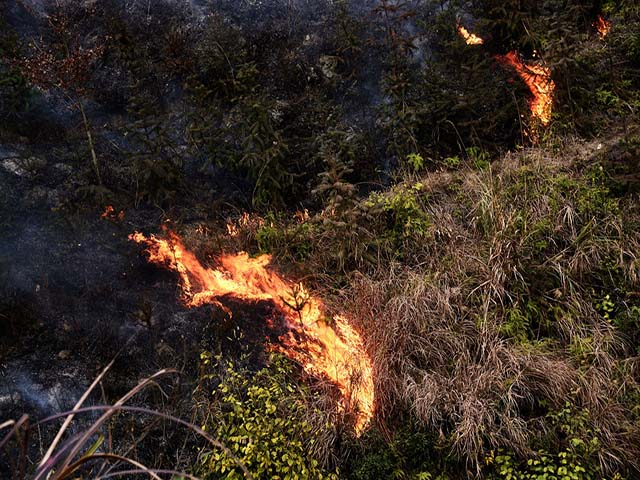
//> input picture 1.jpg, 640 x 480 px
$ ./RGB   (built with g++ and OpenCV 4)
//> lines starting //> are read from the running program, lines starting //| are printed output that depends on the picture; after the words box and inside, x2 and y2 are one past the last pixel; in counts of white or black regions, pixels touching at a corner belong together

//本程序为在HSV颜色空间，利用圆形度信息识别图片中的火焰
//需要配置电脑环境变量，配置VS包含目录、库目录和链接器中的附加依赖项
#include<time.h>//计算程序运行时间
#include<iostream>
#include<opencv2/highgui/highgui.hpp>
#include<opencv2/opencv.hpp>
#include<opencv2/imgproc/imgproc.hpp>

using namespace cv;
using namespace std;

RNG rng(time(0));

int main(void)
{
    //读取待测图片
    Mat srcImage = imread("F:\\图片处理\\Picture\\干扰\\4\\1.jpg");//出自highgui.hpp;
//> srcImage is the input picture: 480 rows x 640 cols, CV_8UC3; mean B, G, R 36.3, 46.7, 59.9
    imshow("srcImage", srcImage);

    while (1)
    {
        Mat rgbPicture = srcImage.clone();
        Mat hsvPicture = srcImage.clone();
        Mat fireExtractPicture = srcImage.clone();//深拷贝

        clock_t start = clock();//开始时间
        /*提取火焰图片的颜色特征*/
        //在HSV颜色空间进行筛选
        cvtColor(rgbPicture, hsvPicture, CV_BGR2HSV);
//> hsvPicture: 480 rows x 640 cols, CV_8UC3; mean H, S, V 47.5, 116, 61.3
        //imshow("hsvPicture", hsvPicture);
        for (int i = 0; i < hsvPicture.rows; i++)
        {
            for (int j = 0; j < hsvPicture.cols; j++)
            {
                if ((hsvPicture.ptr<Vec3b>(i)[j][0] >= 0 && hsvPicture.ptr<Vec3b>(i)[j][0] <= 60) && (hsvPicture.ptr<Vec3b>(i)[j][1] >= 90 && hsvPicture.ptr<Vec3b>(i)[j][1] <= 255) && (hsvPicture.ptr<Vec3b>(i)[j][2] >= 180 && hsvPicture.ptr<Vec3b>(i)[j][2] <= 255))//HSV的取值范围
                {
                    fireExtractPicture.ptr<Vec3b>(i)[j][0] = 255;//H
                    fireExtractPicture.ptr<Vec3b>(i)[j][1] = 255;//S
                    fireExtractPicture.ptr<Vec3b>(i)[j][2] = 255;//V
                }
                else
                {
                    fireExtractPicture.ptr<Vec3b>(i)[j][0] = 0;
                    fireExtractPicture.ptr<Vec3b>(i)[j][1] = 0;
                    fireExtractPicture.ptr<Vec3b>(i)[j][2] = 0;
                }
                //cout << fireExtractPicture.ptr<Vec3b>(i)[j][0] << endl;
            }
        }
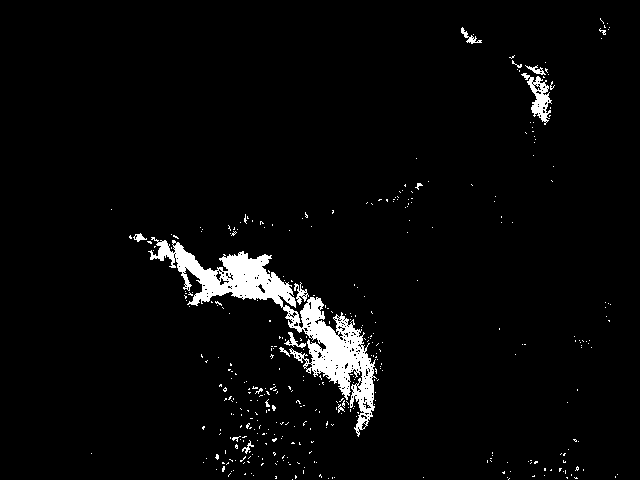
//> fireExtractPicture: 480 rows x 640 cols, CV_8UC3; 3.5% white; 385 white regions (371 under 20 px), largest, box (x1, y1, x2, y2) and area: (148, 237, 377, 437) 8491, (521, 73, 552, 125) 603, (294, 282, 309, 305) 132
        //imshow("endPicture", fireExtractPicture);
        //开运算，去除图像中小的白点
        morphologyEx(fireExtractPicture, fireExtractPicture, MORPH_OPEN, getStructuringElement(MORPH_RECT, Size(5, 5)));
        //imshow("MORPH_OPENPicture", fireExtractPicture);
        //闭运算，还原图像
        morphologyEx(fireExtractPicture, fireExtractPicture, MORPH_CLOSE, getStructuringElement(MORPH_RECT, Size(3, 3)));
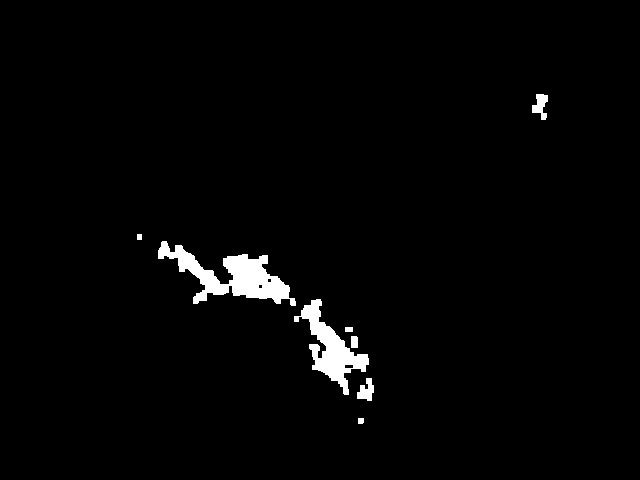
//> fireExtractPicture: 480 rows x 640 cols, CV_8UC3; 2.1% white; 8 white regions, largest, box (x1, y1, x2, y2) and area: (158, 241, 296, 306) 3338, (294, 299, 369, 395) 2334, (532, 94, 548, 120) 246
        //imshow("MORPH_CLOSEPicture", fireExtractPicture);
        Mat circleCalculatePicture = fireExtractPicture.clone();//深拷贝

        /*火焰圆形度计算*/
        //提取轮廓，计算周长和面积，圆形度
        Canny(fireExtractPicture, circleCalculatePicture, 200, 100, 3);
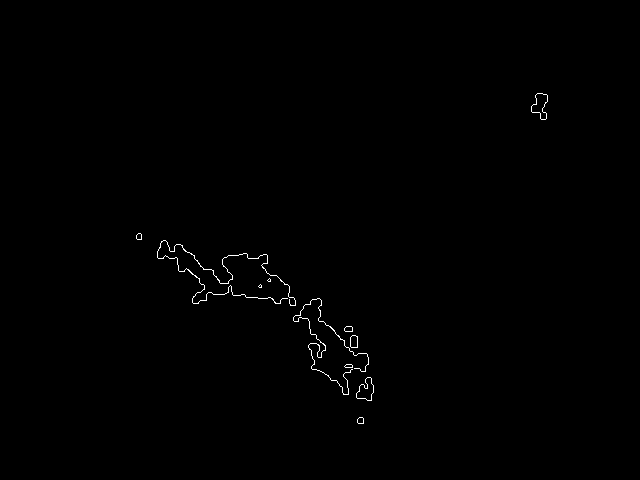
//> circleCalculatePicture: 480 rows x 640 cols, CV_8UC1; 0.37% white in thin lines or dots, all inside (x1, y1, x2, y2) = (136, 93, 548, 424)
        //imshow("cannyPicture", circleCalculatePicture);

        ////cvtColor(circleCalculatePicture, circleCalculatePicture,CV_BGR2GRAY);
        vector<vector<Point>> contours;//轮廓数组
        findContours(circleCalculatePicture, contours, CV_RETR_EXTERNAL, CV_CHAIN_APPROX_NONE);//寻找图片中的轮廓
//> contours = 11 contours, 3 with area under 20; largest, box (x1, y1, x2, y2) and area: (531, 93, 548, 120) 248, (356, 377, 374, 401) 239, (350, 335, 358, 348) 80, (344, 326, 353, 332) 37, (157, 240, 296, 306) 34, (357, 417, 364, 424) 33, (136, 233, 142, 240) 27, (344, 364, 353, 368) 21
        vector<Rect> boundRect(contours.size());//轮廓矩形框

        drawContours(srcImage, contours, -1, Scalar(255, 0, 0), 1);//在原图上画出轮廓
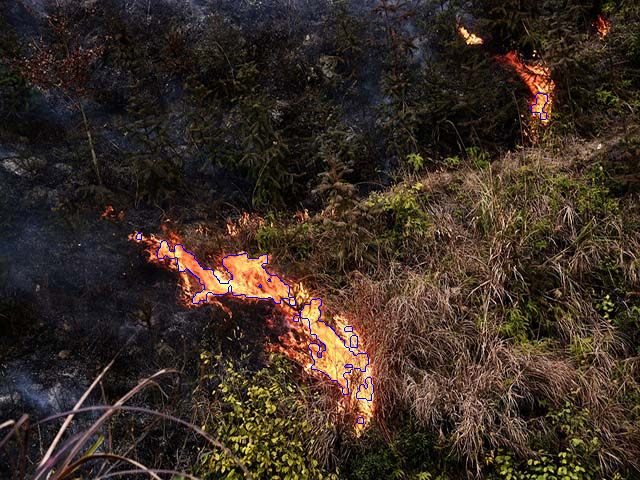
//> srcImage: 480 rows x 640 cols, CV_8UC3; 0.37% of pixels changed, all inside (x1, y1, x2, y2) = (136, 93, 548, 424)
        for (unsigned int i = 0; i < contours.size(); i++)
        {
            boundRect[i] = boundingRect(Mat(contours[i]));

            double length = arcLength(contours[i], true);
            double area = contourArea(contours[i], false);
            if (area > 0)
            {
                if ((length*length) / (12.57*area) > 2)//计算圆度C=L*L/4*Pi*A
                {
                    //drawContours(srcImage, Mat(contours[i]), -1, Scalar(rng.uniform(0, 255), rng.uniform(0, 255), rng.uniform(0, 255)), 1);
                    rectangle(srcImage, boundRect[i].tl(), boundRect[i].br(), Scalar(rng.uniform(0, 255), rng.uniform(0, 255), rng.uniform(0, 255)), 1, 8, 0);//在原图上画出疑似火源的外框
                }
            }
        }
//> this loop made 11 passes
//> (length, area) on passes 1, 2, 3, 4, 5, 9, 10, 11: (21.66, 33), (80.28, 239), (19.66, 21), (35.66, 80), (23.66, 37), (1044.5, 33.5), (19.66, 27), (82.87, 247.5)
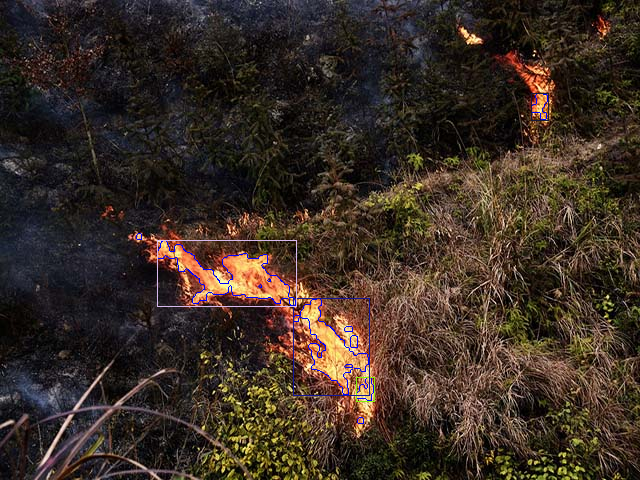
//> srcImage: 480 rows x 640 cols, CV_8UC3; 0.3% of pixels changed, all inside (x1, y1, x2, y2) = (157, 93, 549, 402)

        clock_t finish = clock();//结束时间
        namedWindow("圆形度提取结果", WINDOW_AUTOSIZE);
        imshow("圆形度提取结果", srcImage);

        double totaltime = (double)(finish - start) / CLOCKS_PER_SEC;
        cout << totaltime << endl;

        waitKey(0);
    }
    return 0;
}


//
//
//#include<opencv2\opencv.hpp>
//#include<iostream>
//    using namespace std;
//    using namespace cv;
//
//    class HistogramND{
//    private:
//        Mat image;//源图像
//        int hisSize[1], hisWidth, hisHeight;//直方图的大小,宽度和高度
//        float range[2];//直方图取值范围
//        const float *ranges;
//        Mat channelsRGB[3];//分离的BGR通道
//        MatND outputRGB[3];//输出直方图分量
//    public:
//        HistogramND(){
//            hisSize[0] = 256;
//            hisWidth = 400;
//            hisHeight = 400;
//            range[0] = 5.0;
//            range[1] = 255.0;
//            ranges = &range[0];
//        }
//
//        //导入图片
//        bool importImage(String path){
//            image = imread(path);
//            if (!image.data)
//                return false;
//            return true;
//        }
//
//        //分离通道
//        void splitChannels(){
//            split(image, channelsRGB);
//        }
//
//        //计算直方图
//        void getHistogram(){
//            calcHist(&channelsRGB[0], 1, 0, Mat(), outputRGB[0], 1, hisSize, &ranges);
//            calcHist(&channelsRGB[1], 1, 0, Mat(), outputRGB[1], 1, hisSize, &ranges);
//            calcHist(&channelsRGB[2], 1, 0, Mat(), outputRGB[2], 1, hisSize, &ranges);
//
//            //输出各个bin的值
//            for (int i = 0; i < hisSize[0]; ++i){
//                cout << i << "   B:" << outputRGB[0].at<float>(i);
//                cout << "   G:" << outputRGB[1].at<float>(i);
//                cout << "   R:" << outputRGB[2].at<float>(i) << endl;
//            }
//        }
//
//        //显示直方图
//        void displayHisttogram(){
//            Mat rgbHist[3];
//            for (int i = 0; i < 3; i++)
//            {
//                rgbHist[i] = Mat(hisWidth, hisHeight, CV_8UC3, Scalar::all(0));
//            }
//            normalize(outputRGB[0], outputRGB[0], 0, hisWidth - 20, NORM_MINMAX);
//            normalize(outputRGB[1], outputRGB[1], 0, hisWidth - 20, NORM_MINMAX);
//            normalize(outputRGB[2], outputRGB[2], 0, hisWidth - 20, NORM_MINMAX);
//            for (int i = 0; i < hisSize[0]; i++)
//            {
//                int val = saturate_cast<int>(outputRGB[0].at<float>(i));
//                rectangle(rgbHist[0], Point(i * 2 + 10, rgbHist[0].rows), Point((i + 1) * 2 + 10, rgbHist[0].rows - val), Scalar(0, 0, 255), 1, 8);
//                val = saturate_cast<int>(outputRGB[1].at<float>(i));
//                rectangle(rgbHist[1], Point(i * 2 + 10, rgbHist[1].rows), Point((i + 1) * 2 + 10, rgbHist[1].rows - val), Scalar(0, 255, 0), 1, 8);
//                val = saturate_cast<int>(outputRGB[2].at<float>(i));
//                rectangle(rgbHist[2], Point(i * 2 + 10, rgbHist[2].rows), Point((i + 1) * 2 + 10, rgbHist[2].rows - val), Scalar(255, 0, 0), 1, 8);
//            }
//
//            cv::imshow("R", rgbHist[0]);
//            imshow("G", rgbHist[1]);
//            imshow("B", rgbHist[2]);
//            imshow("image", image);
//        }
//    };
//
//
//    int main(){
//        string path = "F:\\图片处理\\Picture\\火\\25\\1.jpg";
//        HistogramND hist;
//        if (!hist.importImage(path)){
//            cout << "Import Error!" << endl;
//            return -1;
//        }
//        hist.splitChannels();
//        hist.getHistogram();
//        hist.displayHisttogram();
//        waitKey(0);
//        return 0;
//    }
//
//
////#include <opencv2/opencv.hpp>
////#include <iostream>
////
////using namespace std;
////using namespace cv;
////
/////*  全局变量的声明及初始化    */
////Mat srcImage; //读入的图片矩阵
////Mat dstImage; //读入的图片矩阵
////MatND dstHist; //直方图矩阵，对应老版本中的cvCreateHist（）
////int g_hdims = 50;     // 划分HIST的初始个数，越高越精确
////
/////* 回调函数声明 */
////void on_HIST(int t, void *);
////
////
/////*   主函数   */
////int main(int argc, char** argv)
////{
////
////    srcImage = imread("F:\\图片处理\\Picture\\干扰\\JPEG\\16\\1.jpg", 0);//"0"表示读入灰度图像
////    namedWindow("原图", 1);//对应老版本中的cvNamedWindow( )
////    imshow("原图", srcImage);//对应老版本中的 cvShowImage（）
////
////    createTrackbar("hdims", "原图", &g_hdims, 256, on_HIST);//对应旧版本中的cvCreateTrackbar( );
////    on_HIST(0, 0);//调用滚动条回调函数
////    cvWaitKey(0);
////    return 0;
////}
////
////
/////*      滚动条回调函数       */
////void on_HIST(int t, void *)
////{
////    dstImage = Mat::zeros(512, 800, CV_8UC3);//每次都要初始化
////    float hranges[] = { 0, 255 }; //灰度范围
////    const float *ranges[] = { hranges };//灰度范围的指针
////
////    if (g_hdims == 0)
////    {
////        printf("直方图条数不能为零！\n");
////    }
////    else
////    {
////        /*
////        srcImage:读入的矩阵
////        1:数组的个数为1
////        0：因为灰度图像就一个通道，所以选0号通道
////        Mat（）：表示不使用掩膜
////        dstHist:输出的目标直方图
////        1：需要计算的直方图的维度为1
////        g_hdims:划分HIST的个数
////        ranges:表示每一维度的数值范围
////        */
////        //int channels=0;
////        calcHist(&srcImage, 1, 0, Mat(), dstHist, 1, &g_hdims, ranges); // 计算直方图对应老版本的cvCalcHist
////
////        /* 获取最大最小值 */
////        double max = 0;
////        minMaxLoc(dstHist, NULL, &max, 0, 0);// 寻找最大值及其位置，对应旧版本的cvGetMinMaxHistValue();
////
////        /*  绘出直方图    */
////
////        double bin_w = (double)dstImage.cols / g_hdims;  // hdims: 条的个数，则 bin_w 为条的宽度
////        double bin_u = (double)dstImage.rows / max;  //// max: 最高条的像素个数，则 bin_u 为单个像素的高度
////
////        // 画直方图
////        for (int i = 0; i<g_hdims; i++)
////        {
////            Point p0 = Point(i*bin_w, dstImage.rows);//对应旧版本中的cvPoint（）
////
////            int val = dstHist.at<float>(i);//注意一点要用float类型，对应旧版本中的 cvGetReal1D(hist->bins,i);
////            Point p1 = Point((i + 1)*bin_w, dstImage.rows - val*bin_u);
////            rectangle(dstImage, p0, p1, cvScalar(0, 255), 1, 8, 0);//对应旧版中的cvRectangle();
////        }
////
////        /*   画刻度   */
////        char string[12];//存放转换后十进制数，转化成十进制后的位数不超过12位，这个根据情况自己设定
////        //画纵坐标刻度（像素个数）
////        int kedu = 0;
////        for (int i = 1; kedu<max; i++)
////        {
////            kedu = i*max / 10;//此处选择10个刻度
////            itoa(kedu, string, 10);//把一个整数转换为字符串，这个当中的10指十进制
////            //在图像中显示文本字符串
////            putText(dstImage, string, Point(0, dstImage.rows - kedu*bin_u), 1, 1, Scalar(0, 255, 255));//对应旧版中的cvPutText（）
////        }
////        //画横坐标刻度（像素灰度值）
////        kedu = 0;
////        for (int i = 1; kedu<256; i++)
////        {
////            kedu = i * 20;//此处选择间隔为20
////            itoa(kedu, string, 10);//把一个整数转换为字符串
////            //在图像中显示文本字符串
////            putText(dstImage, string, cvPoint(kedu*(dstImage.cols / 256), dstImage.rows), 1, 1, Scalar(0, 255, 255));
////        }
////        namedWindow("Histogram", 1);
////        imshow("Histogram", dstImage);
////    }
////
////}
//
